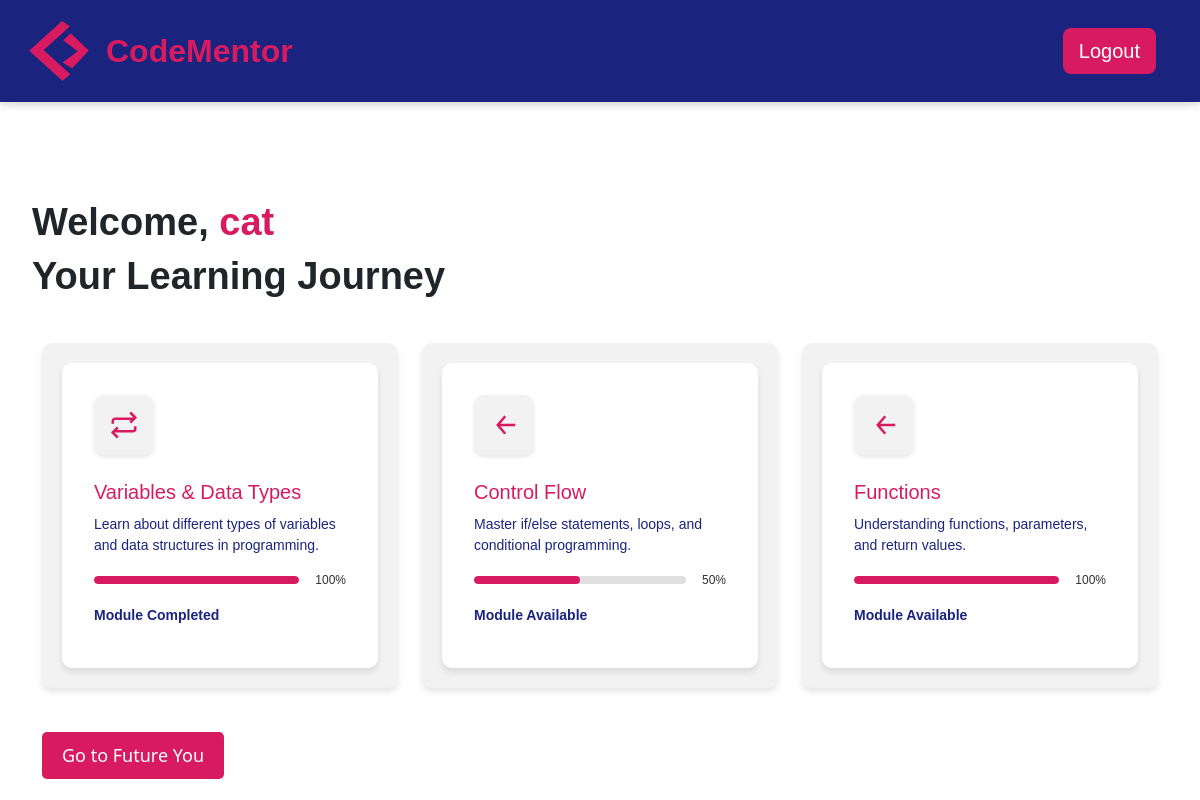
Page /dashboard (signed in) on the committed database.
### app.py (models this page shows, shortened)
class User(UserMixin,db.Model):
    userid = db.Column(db.Integer, primary_key=True)
    username = db.Column(db.String(120), unique=True, nullable=False)
    email = db.Column(db.String(120), unique=True, nullable=False)
    password_hash = db.Column(db.String(250), nullable=False)  # Store hashed password
    registered_at = db.Column(db.DateTime, default=func.now)
    module_progress = db.relationship('UserModuleProgress', backref='user', lazy=True)
    exercise_progress = db.relationship('UserExerciseProgress', backref='user', lazy=True)

class Module(db.Model):
    moduleid = db.Column(db.Integer, primary_key=True)
    title = db.Column(db.String(100), nullable=False)
    description = db.Column(db.Text, nullable=False)
    status = db.Column(db.Enum('locked', 'available', 'completed', name='module_status'), default='locked')
    intro = db.Column(db.Text, nullable=True)
    exercises = db.relationship('Exercise', backref='module', lazy=True)
    user_progress = db.relationship('UserModuleProgress', backref='module', lazy=True)

### app.py (the view)
@app.route("/dashboard")
@login_required
def dashboard():
    user_modules = []
    modules = Module.query.all()
    first_exercise_completed = False
    first_exercise_progress = UserExerciseProgress.query.filter_by(userid=current_user.userid, exerciseid=1).first()
    if first_exercise_progress and first_exercise_progress.status == 'completed':
        first_exercise_completed = True
    for module in modules:
        user_module_progress = UserModuleProgress.query.filter_by(userid=current_user.userid, moduleid=module.moduleid).first()
        if user_module_progress:
            exercises = Exercise.query.filter_by(moduleid=module.moduleid).all()
            completed_exercises = 0
            for exercise in exercises:
                user_exercise_progress = UserExerciseProgress.query.filter_by(userid=current_user.userid, exerciseid=exercise.exerciseid).first()
                if user_exercise_progress and user_exercise_progress.status == 'completed':
                    completed_exercises += 1
            progress = int((completed_exercises / len(exercises)) * 100) if exercises else 0
            if module.moduleid > 1:  # The second module and beyond
                previous_module_progress = UserModuleProgress.query.filter_by(userid=current_user.userid, moduleid=module.moduleid - 1).first()
                if previous_module_progress and previous_module_progress.status == 'completed':
                    module_status = 'available'  # Next module becomes available after completing the previous one
                else:
                    module_status = 'locked'  # If previous module is not completed, lock the current module
            else:
                module_status = user_module_progress.status  # For the first module, use the user's current status
            user_modules.append({
                'module': module,
                'status': module_status,
                'progress': progress
            })
        else:
            user_modules.append({
                'module': module,
                'status': 'locked',
                'progress': 0
            })
    return render_template("dashboard.html", user_modules=user_modules, first_exercise_completed=first_exercise_completed)

### app.py (called while the page is built)
@login_manager.user_loader
def load_user(userid):
    return User.query.get(int(userid))

### templates/dashboard.html (shortened to what this page needs)
{% extends 'base.html' %}
{% block content %}
<h1>Welcome, <span style="color: #D81B60;">{{ current_user.username }}</span></h1>
<section class="learning-choice">
    <div class="intro-dash">
        <h1>Your Learning Journey</h1>
    </div>
    <div class="container mt-4">
        <div class="row">
            {% for user_module in user_modules %}
            <div class="col-md-6 col-lg-4 mb-4">
                <div class="learning-boxe">
                    <div class="module
                        {% if user_module.status == 'available' %}available-module{% endif %}
                        {% if user_module.status == 'completed' %}completed-module{% endif %}">
                        {% if user_module.status == 'locked' %}
                            <div class="icon-box" style="cursor: not-allowed;">
                                <svg viewBox="0 0 24 24" fill="none" stroke="currentColor" stroke-width="2">
                                    <path d="M13 5L7 12L13 19M7 12H21" />
                                </svg>
                            </div>
                            <h2>{{ user_module.module.title }}</h2>
                            <p>{{ user_module.module.description }}</p>
                            <div class="progress-wrapper">
                                <div class="progress-bar" data-progress="{{ user_module.progress }}%">
                                    <div class="progress" style="width: {{ user_module.progress }}%;"></div>
                                </div>
                                <span class="progress-text">{{ user_module.progress }}%</span>
                            </div>
                            <p><strong>Module Locked</strong></p>
                        {% elif user_module.status == 'available' %}
                            <div class="icon-box" onclick="window.location.href='{{ url_for('module_intro', module_id=user_module.module.moduleid) }}';" style="cursor: pointer;">
                                <svg viewBox="0 0 24 24" fill="none" stroke="currentColor" stroke-width="2">
                                    <path d="M13 5L7 12L13 19M7 12H21" />
                                </svg>
                            </div>
                            <h2>{{ user_module.module.title }}</h2>
                            <p>{{ user_module.module.description }}</p>
                            <div class="progress-wrapper">
                                <div class="progress-bar" data-progress="{{ user_module.progress }}%">
                                    <div class="progress" style="width: {{ user_module.progress }}%;"></div>
                                </div>
                                <span class="progress-text">{{ user_module.progress }}%</span>
                            </div>
                            <p><strong>Module Available</strong></p>
                        {% elif user_module.status == 'completed' %}
                            <div class="icon-box" onclick="window.location.href='{{ url_for('module_intro', module_id=user_module.module.moduleid) }}';" style="cursor: pointer;">
                                <svg viewBox="0 0 24 24" fill="none" stroke="currentColor" stroke-width="2">
                                    <path d="M17 2L21 6L17 10M3 11V9C3 7.89543 3.89543 7 5 7H21M7 22L3 18L7 14M21 13V15C21 16.1046 20.1046 17 19 17H3" />
                                </svg>
                            </div>
                            <h2>{{ user_module.module.title }}</h2>
                            <p>{{ user_module.module.description }}</p>
                            <div class="progress-wrapper">
                                <div class="progress-bar" data-progress="100%">
                                    <div class="progress" style="width: 100%;"></div>
                                </div>
                                <span class="progress-text">100%</span>
                            </div>
                            <p><strong>Module Completed</strong></p>
                        {% endif %}
                    </div>
                </div>
            </div>
            {% endfor %}
        </div>
        <div>
            <a href="{{ url_for('future_you') }}">
            <button
                id="future-you-dash-btn"
                class="dash btn-primary {% if not first_exercise_completed %}disabled{% endif %}"
                {% if not first_exercise_completed %}disabled{% endif %}>
                Go to Future You
            </button>
        </div>
    </div>
</section>
{% endblock %}

### static/css/styles.css (style rules this page uses)
body, html { margin: 0; padding: 0; height: 100%; }
body { display: flex; flex-direction: column; height: 100%; }
h1 { font-weight: bold; font-size: 38px; font-family: Verdana, Geneva, Tahoma, sans-serif; margin-left: 20px; }
p { font-size: 18px; font-family: Verdana, Geneva, Tahoma, sans-serif; margin-left: 20px; }
body, html { height: 100%; margin: 0; display: flex; flex-direction: column; }
.module { background: white; padding: 2rem; border-radius: 10px; box-shadow: 0 4px 6px rgba(0, 0, 0, 0.1); transition: transform 0.3s ease; }
.progress-wrapper { display: flex; align-items: center; margin-bottom: 1rem; }
.progress-bar { flex-grow: 1; height: 10px; background: #e0e0e0; border-radius: 5px; margin-right: 1rem; overflow: hidden; }
.module svg { width: 48px; height: 48px; margin-bottom: 1rem; }
.learning-boxe { background-color: #f2f2f2; border-radius: 10px; box-shadow: 0 4px 6px rgba(0, 0, 0, 0.1); padding: 20px; text-align: left; max-width: 400px; margin: 20px auto; font-family: 'Verdana', Geneva, Tahoma, sans-serif; color: #333; display: flex; gap: 20px; flex-wrap: wrap; }
.learning-boxe .module h2 { font-size: 20px; margin: 10px 0; color: #D81B60; }
.learning-boxe .module p { font-size: 14px; color: #1a237e; margin: 10px 0; }
.learning-boxe .progress-wrapper { display: flex; align-items: center; justify-content: space-between; margin-top: 15px; }
.learning-boxe .progress-bar { position: relative; background-color: #e0e0e0; border-radius: 20px; overflow: hidden; width: 70%; height: 8px; }
.learning-boxe .progress-bar .progress { background-color: #D81B60; height: 100%; width: 20%; transition: width 0.3s ease; }
.learning-boxe .progress-text { font-size: 12px; color: #333; }
.learning-boxe svg { margin: 10px auto; width: 40px; height: 40px; stroke: #D81B60; display: block; }
.icon-box { background-color: #f2f2f2; border-radius: 10px; padding: 15px; display: inline-flex; justify-content: center; align-items: center; box-shadow: 0 2px 4px rgba(0, 0, 0, 0.1); margin: 0 auto 15px; width: 60px; height: 60px; }
.icon-box svg { width: 30px; height: 30px; stroke: #D81B60; }
#future-you-dash-btn { background-color: #D81B60; color: white; padding: 10px 20px; font-size: 18px; border-radius: 5px; border: none; cursor: pointer; transition: background-color 0.3s ease; }

### rows in the picture
User: username "cat"
Module: module "Variables & Data Types", module.description "Learn about different types of variables and data structures in programming."
Module: module "Control Flow", module.description "Master if/else statements, loops, and conditional programming."
Module: module "Functions", module.description "Understanding functions, parameters, and return values."

### other values in the picture
{{ user_module.progress }} "50" "100"
